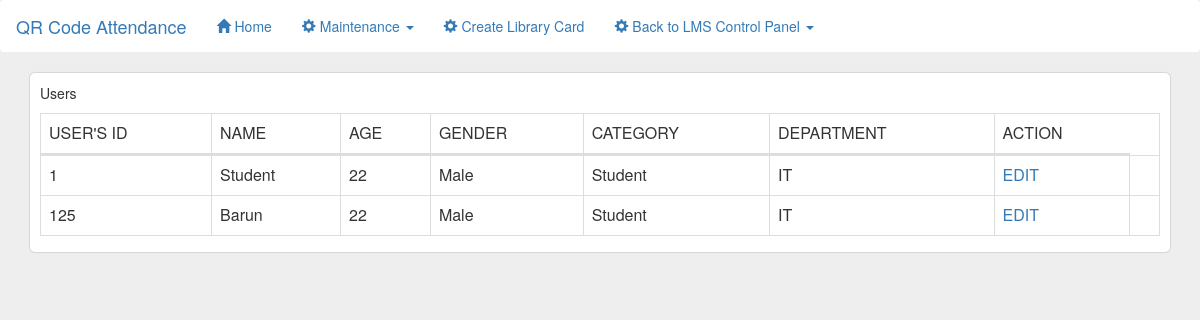
The page /qr/edit.php (signed in) on the database its author committed.
### tables this page shows
CREATE TABLE `student` (
  `id` int(11) NOT NULL,
  `STUDENTID` varchar(250) NOT NULL,
  `FIRSTNAME` varchar(250) NOT NULL,
  `AGE` varchar(250) NOT NULL,
  `GENDER` varchar(250) NOT NULL,
  `CATEGORY` varchar(255) NOT NULL,
  `DEPARTMENT` varchar(255) NOT NULL,
  `image` varchar(255) NOT NULL
);

### qr/edit.php (the view, shortened to what this page needs)
<html>
    <head>
		<link rel="stylesheet" href="plugins/datatables-bs4/css/dataTables.bootstrap4.min.css">
		<link rel="stylesheet" href="plugins/datatables-responsive/css/responsive.bootstrap4.min.css">
		<link rel="stylesheet" href="css/bootstrap.min.css">
    </head>
    <body style="background:#eee">
        <nav class="navbar" style="background:#fff">
		  <div class="container-fluid">
			<div class="navbar-header">
			  <a class="navbar-brand" href="index.php">QR Code Attendance</a>
			</div>
			<ul class="nav navbar-nav">
			  <li class="active"><a href="index.php"><span class="glyphicon glyphicon-home"></span> Home</a></li>
			  <li class="dropdown"><a class="dropdown-toggle" data-toggle="dropdown" href="#"><span class="glyphicon glyphicon-cog"></span> Maintenance <span class="caret"></span></a>
			  </li>
			   <li><a href="../card/index.php"><span class="glyphicon glyphicon-cog"></span> Create Library Card</a></li>
			    <li class="dropdown"><a class="dropdown-toggle" data-toggle="dropdown" href="#"><span class="glyphicon glyphicon-cog"></span> Back to LMS Control Panel <span class="caret"></span></a>
		  </div>
		</nav>
       <div class="container">
            <div class="row">
                <div class="col-md-12">
                </div>
                <div class="col-md-12">
				<div style="border-radius: 5px;padding:10px;background:#fff;" id="divvideo">
               <p>Users</p>
			   <table id="example1" class="table table-bordered">
                    <thead>
                        <tr>
						<td>USER'S ID</td>
						<td>NAME</td>
						<td>AGE</td>
						<td>GENDER</td>
						<td>CATEGORY</td>
						<td>DEPARTMENT</td>
						<td>ACTION</td>
                        </tr>
                    </thead>
                    <tbody>
                        <?php
                        $server = "localhost";
                        $username="root";
                        $password="";
                        $dbname="qrcodedb";
                        $conn = new mysqli($server,$username,$password,$dbname);
                           $sql ="SELECT * FROM `student` ";
                           $query = $conn->query($sql);
                           while ($row = $query->fetch_assoc()){
                        ?>
                            <tr>
                            	 <td><?php echo $row['STUDENTID'];?></td>
                               	<td><?php echo $row['FIRSTNAME'];?></td>
                               	<td><?php echo $row['AGE'];?></td>
								<td><?php echo $row['GENDER'];?></td>
                                 <td><?php echo $row['CATEGORY'];?></td>
                                  <td><?php echo $row['DEPARTMENT'];?></td>
                                 <td><a href="Update.php?king=<?php echo $row['id'];?>">EDIT</a><td>
                        <?php
                        }?>
                    </tbody>
                  </table>
                </div>
                </div>
            </div>
        </div>
    </body>
</html>

### qr/edit.php (style rules this page uses)
#divvideo { box-shadow: 0px 0px 1px 1px rgba(0, 0, 0, 0.1); }

### rows shown on the page
student: STUDENTID "1", FIRSTNAME "Student", AGE "22", GENDER "Male", CATEGORY "Student", DEPARTMENT "IT"
student: STUDENTID "125", FIRSTNAME "Barun", AGE "22", GENDER "Male", CATEGORY "Student", DEPARTMENT "IT"
